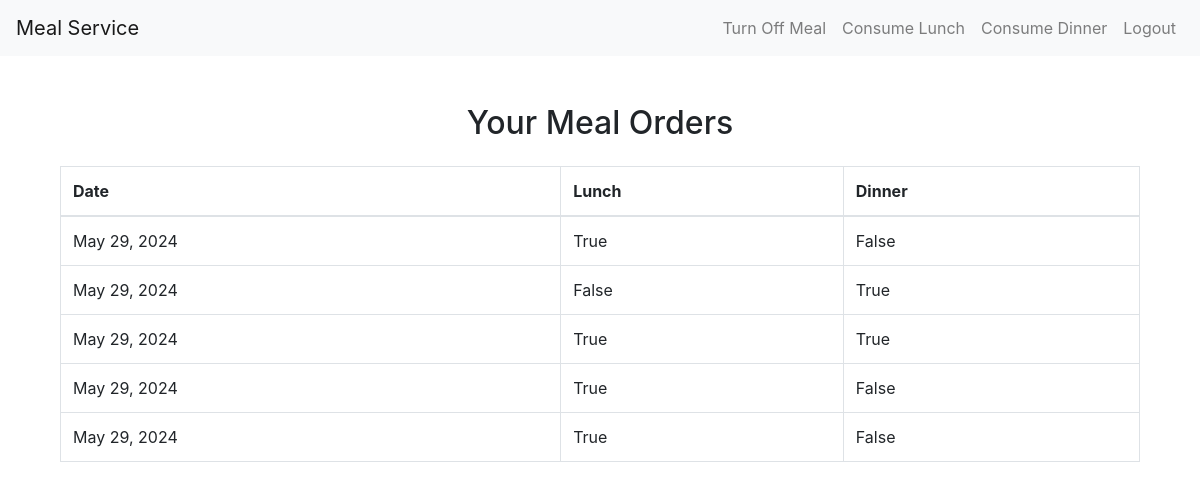
The page /meals/meal-order-info/ (signed in) on the database as committed earlier.
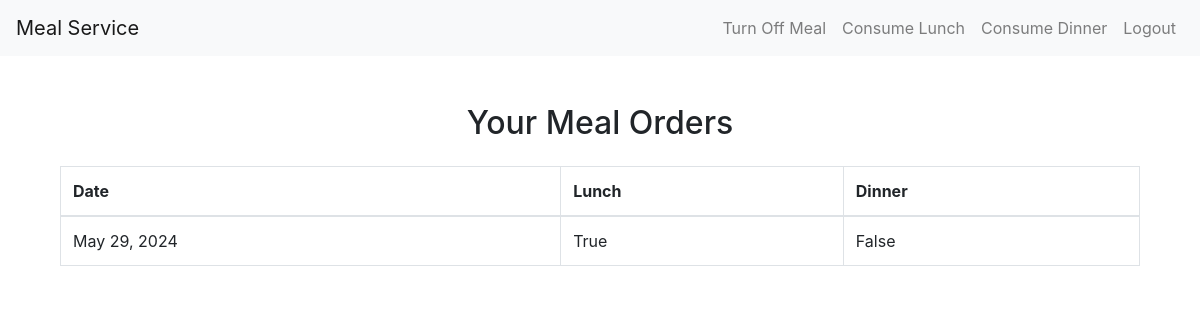
The same page on the database as committed later.
### meals/models.py (models this page shows, shortened)
class MealOff(models.Model):
    MEAL_CHOICES = [
        ('lunch', 'Lunch'),
        ('dinner', 'Dinner'),
    ]
    customer = models.ForeignKey(Customer, on_delete=models.CASCADE)
    date = models.DateField()
    meal_type = models.CharField(max_length=10, choices=MEAL_CHOICES, null=True, blank=True)
    lunch_off = models.BooleanField(default=False)
    dinner_off = models.BooleanField(default=False)

### meals/views.py (the view)
# urls.py: path('meal-order-info/', meal_order_info, name='meal_order_info'),
@login_required
def meal_order_info(request):
    user = request.user
    customer = Customer.objects.get(user=user)
    meal_offs = MealOff.objects.filter(customer=customer)
    return render(request, 'meals/meal_order_info.html', {'meal_offs': meal_offs})

### meals/templates/meals/meal_order_info.html (shortened to what this page needs)
{% extends 'meals/base.html' %}
{% block content %}
<div class="container mt-5">
    <h2 class="text-center">Your Meal Orders</h2>
    <table class="table table-bordered mt-4">
        <thead>
            <tr>
                <th>Date</th>
                <th>Lunch</th>
                <th>Dinner</th>
            </tr>
        </thead>
        <tbody>
            {% for meal_off in meal_offs %}
            <tr>
                <td>{{ meal_off.date }}</td>
                <td>{{ meal_off.lunch_off }}</td>
                <td>{{ meal_off.dinner_off }}</td>
            </tr>
            {% endfor %}
        </tbody>
    </table>
</div>
{% endblock %}

### meals/templates/meals/base.html (shortened to what this page needs)
{% load static %}
<!DOCTYPE html>
<html lang="en">
<head>
    <link href="https://stackpath.bootstrapcdn.com/bootstrap/4.5.2/css/bootstrap.min.css" rel="stylesheet">
    <link href="https://maxcdn.bootstrapcdn.com/bootstrap/4.5.2/css/bootstrap.min.css" rel="stylesheet">
    <link href="https://cdnjs.cloudflare.com/ajax/libs/font-awesome/5.15.3/css/all.min.css" rel="stylesheet">
    <link rel="stylesheet" href="{% static 'css/styles.css' %}">
</head>
<body>
    <header>
        <nav class="navbar navbar-expand-lg navbar-light bg-light">
            <a class="navbar-brand" href="{% url 'home' %}">Meal Service</a>
            <div class="collapse navbar-collapse" id="navbarNav">
                <ul class="navbar-nav ml-auto">
                    {% if user.is_authenticated %}
                        <li class="nav-item"><a class="nav-link" href="{% url 'meal_off' %}">Turn Off Meal</a></li>
                        <li class="nav-item"><a class="nav-link" href="{% url 'consume_meal' 'lunch' %}">Consume Lunch</a></li>
                        <li class="nav-item"><a class="nav-link" href="{% url 'consume_meal' 'dinner' %}">Consume Dinner</a></li>
                        <li class="nav-item"><a class="nav-link" href="{% url 'logout' %}">Logout</a></li>
                    {% else %}
                        <li class="nav-item"><a class="nav-link" href="{% url 'signup' %}">Sign Up</a></li>
                        <li class="nav-item"><a class="nav-link" href="{% url 'login' %}">Login</a></li>
                    {% endif %}
                </ul>
            </div>
        </nav>
    </header>
    <main class="container mt-5">
        {% block content %}
        {% endblock %}
    </main>
</body>
</html>

Rows that differ between the two databases and show on the page:
removed MealOff: date "May 29, 2024", lunch_off "False", dinner_off "True"
removed MealOff: date "May 29, 2024", lunch_off "True", dinner_off "True"
removed MealOff: date "May 29, 2024", lunch_off "True", dinner_off "False"
removed MealOff: date "May 29, 2024", lunch_off "True", dinner_off "False"
